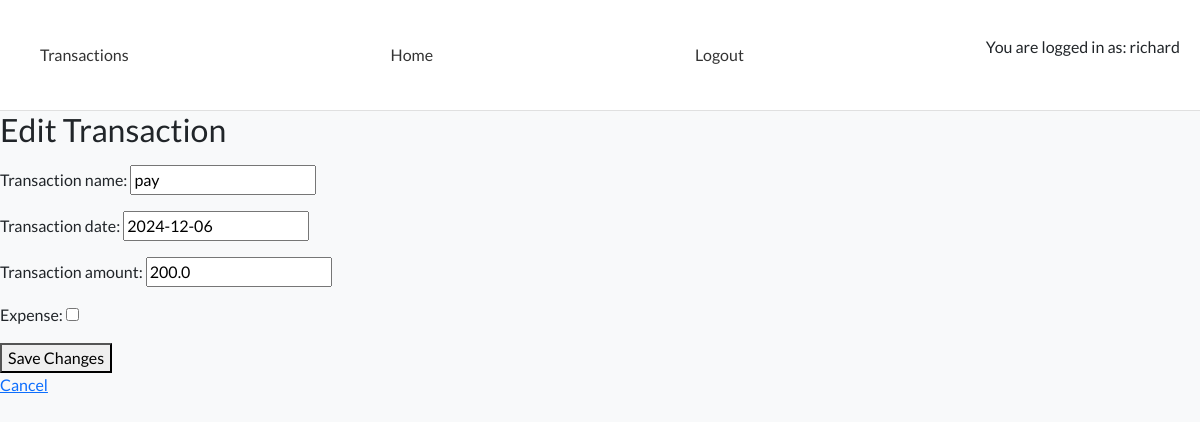
Screenshot of /transactions/edit/30/ (signed in) with the database file from the repository.
### transactions/models.py (models this page shows, shortened)
class Transaction(models.Model):
    transaction_id = models.AutoField(primary_key=True)
    transaction_name = models.CharField(max_length=255)
    transaction_date = models.DateField()
    transaction_amount = models.FloatField()
    expense = models.BooleanField()

### transactions/views.py (the view)
# urls.py: path('edit/<int:transaction_id>/', edit_transaction, name='edit_transaction'),
def edit_transaction(request, transaction_id):
    transaction = get_object_or_404(Transaction, pk=transaction_id)
    if request.method == 'POST':
        form = TransactionForm(request.POST, instance=transaction)
        if form.is_valid():
            form.save()
            transactions = Transaction.objects.all()
            return redirect('transactions')
    else:
        form = TransactionForm(instance=transaction)
    return render(
        request,
        'transactions/transaction_edit.html',
        {'form': form}
    )

### transactions/forms.py
class TransactionForm(forms.ModelForm):
    class Meta:
        model = Transaction
        fields = ('transaction_name', 'transaction_date', 'transaction_amount',
            'expense',)

### transactions/templates/transactions/transaction_edit.html (shortened to what this page needs)
<!DOCTYPE html>
<html lang="en">
<head>
    <link rel="stylesheet" href="https://cdnjs.cloudflare.com/ajax/libs/font-awesome/5.15.3/css/all.min.css">
    <link href="https://cdn.jsdelivr.net/npm/bootstrap@5.0.1/dist/css/bootstrap.min.css" rel="stylesheet"
>
    <link rel="stylesheet" href="home/templates/styles/style.css">
</head>
<body>
    <nav class="navbar navbar-expand-lg navbar-light bg-white">
        <div class="container-fluid">
            <a class="nav-link" href="{% url 'transactions' %}">Transactions</a>
            <a class="nav-link" href="{% url 'home' %}">Home</a>
            {% if user.is_authenticated %}
            <a class="nav-link" href="{% url 'account_logout' %}">Logout</a>
            <p>You are logged in as: {{ user.username }}</p>
            {% else %}
            <a class="nav-link" href="{% url 'account_login' %}">Login</a>
            <p>You are not logged in</p>
            {% endif %}
        </div>
    </nav>
    {% if user.is_authenticated %}
    <h2>Edit Transaction</h2>
    <form method="post">
        {{ form.as_p }}
        <button type="submit">Save Changes</button>
    </form>
    <a href="{% url 'transactions_list' %}">Cancel</a>
    {% else %}
    <h1>Please login to view this content</h1>
    {% endif %}
</body>
</html>

### home/templates/home/templates/styles/style.css (style rules this page uses)
body { font-family: 'Lato', sans-serif; background-color: #f8f9fa; margin: 0; padding: 0; }
.navbar { background-color: #be0909; border-bottom: 1px solid #e0e0e0; }
.navbar .nav-link { color: #333333; font-weight: 500; padding: 15px 20px; }
.container-fluid { padding: 20px; }

### rows the page displays
Transaction: transaction_name "pay", transaction_date "2024-12-06", transaction_amount "200.0"

### other values shown
{{ user.username }} "richard"
